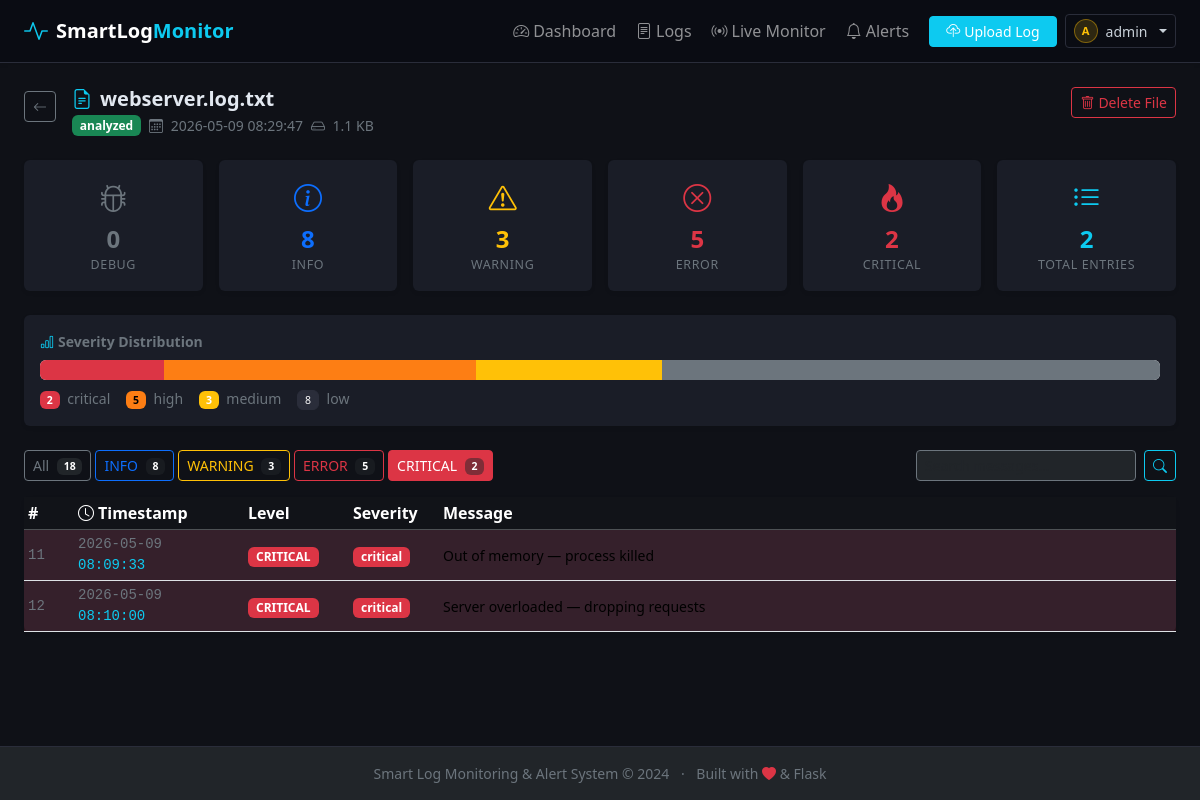
Screenshot of /logs/3/parsed?level=CRITICAL (signed in) with the database file from the repository.
### modules/models.py (models this page shows, shortened)
class User(db.Model):
    __tablename__ = "users"
    id            = db.Column(db.Integer,     primary_key=True)
    username      = db.Column(db.String(80),  nullable=False, unique=True, index=True)
    password_hash = db.Column(db.String(256), nullable=False)
    role          = db.Column(db.String(20),  nullable=False, default="viewer")
    is_active     = db.Column(db.Boolean,     nullable=False, default=True)
    created_at    = db.Column(db.DateTime,    default=datetime.utcnow)
    last_login_at = db.Column(db.DateTime,    nullable=True)
    @property
    def is_admin(self) -> bool:
        return self.role == "admin"

class LogFile(db.Model):
    __tablename__ = "log_files"
    id            = db.Column(db.Integer,     primary_key=True)
    filename      = db.Column(db.String(255), nullable=False)           # UUID-prefixed disk name
    original_name = db.Column(db.String(255), nullable=False)           # original filename
    file_size     = db.Column(db.Integer,     nullable=False)           # bytes
    uploaded_at   = db.Column(db.DateTime,    default=datetime.utcnow)
    status        = db.Column(db.String(50),  default="pending")        # pending|analyzed|error
    entries     = db.relationship("LogEntry",  backref="log_file", lazy=True, cascade="all, delete-orphan")
    parsed_logs = db.relationship("ParsedLog", backref="log_file", lazy=True, cascade="all, delete-orphan")

class ParsedLog(db.Model):
    __tablename__ = "parsed_logs"
    id          = db.Column(db.Integer,     primary_key=True)
    log_file_id = db.Column(db.Integer,     db.ForeignKey("log_files.id"), nullable=True)
    timestamp   = db.Column(db.DateTime,    nullable=False, index=True)
    level       = db.Column(db.String(20),  nullable=False, index=True)
    message     = db.Column(db.Text,        nullable=False)
    source_file = db.Column(db.String(255), nullable=False, index=True)
    severity    = db.Column(db.String(20),  nullable=False)
    created_at  = db.Column(db.DateTime,    default=datetime.utcnow)
    @classmethod
    def level_counts_for_file(cls, log_file_id: int) -> dict:
        from sqlalchemy import func
        rows = (
            db.session.query(cls.level, func.count(cls.id))
            .filter(cls.log_file_id == log_file_id)
            .group_by(cls.level)
            .all()
        )
        base = {"DEBUG": 0, "INFO": 0, "WARNING": 0, "ERROR": 0, "CRITICAL": 0}
        for level, count in rows:
            base[level] = count
        return base
    @classmethod
    def severity_counts_for_file(cls, log_file_id: int) -> dict:
        from sqlalchemy import func
        rows = (
            db.session.query(cls.severity, func.count(cls.id))
            .filter(cls.log_file_id == log_file_id)
            .group_by(cls.severity)
            .all()
        )
        return dict(rows)

### modules/routes.py (the view)
@main_bp.route("/logs/<int:file_id>/parsed")
@login_required
def parsed_results(file_id: int):
    log_file     = LogFile.query.get_or_404(file_id)
    page         = request.args.get("page", 1, type=int)
    level_filter = request.args.get("level", "").upper()
    search_query = request.args.get("q", "").strip()
    query = ParsedLog.query.filter_by(log_file_id=file_id)
    if level_filter:
        query = query.filter_by(level=level_filter)
    if search_query:
        query = query.filter(ParsedLog.message.ilike(f"%{search_query}%"))
    entries      = query.order_by(ParsedLog.timestamp).paginate(page=page, per_page=50)
    level_counts = ParsedLog.level_counts_for_file(file_id)
    sev_counts   = ParsedLog.severity_counts_for_file(file_id)
    return render_template(
        "parsed_results.html",
        log_file=log_file,
        entries=entries,
        level_counts=level_counts,
        sev_counts=sev_counts,
        level_filter=level_filter,
        search_query=search_query,
    )

### templates/parsed_results.html (shortened to what this page needs)
{% extends "base.html" %}
{% block content %}
<div class="d-flex justify-content-between align-items-start mb-4 flex-wrap gap-3">
  <div class="d-flex align-items-start gap-3">
    <a href="{{ url_for('main.logs') }}" class="btn btn-outline-secondary btn-sm mt-1">
      <i class="bi bi-arrow-left"></i>
    </a>
    <div>
      <h5 class="fw-bold mb-1">
        <i class="bi bi-file-earmark-text text-info me-2"></i>{{ log_file.original_name }}
      </h5>
      <div class="d-flex align-items-center gap-2 flex-wrap">
        <span class="badge
          {% if log_file.status == 'analyzed' %}bg-success
          {% elif log_file.status == 'error' %}bg-danger
          {% else %}bg-warning text-dark{% endif %}">
          {{ log_file.status }}
        </span>
        <span class="text-secondary small">
          <i class="bi bi-calendar3 me-1"></i>
          {{ log_file.uploaded_at.strftime('%Y-%m-%d %H:%M:%S') }}
        </span>
        <span class="text-secondary small">
          <i class="bi bi-hdd me-1"></i>
          {{ (log_file.file_size / 1024) | round(1) }} KB
        </span>
      </div>
    </div>
  </div>
  <form action="{{ url_for('main.delete_log', file_id=log_file.id) }}" method="POST"
        onsubmit="return confirm('Permanently delete this log file and all its entries?')">
    <button type="submit" class="btn btn-outline-danger btn-sm">
      <i class="bi bi-trash me-1"></i>Delete File
    </button>
  </form>
</div>
<div class="row g-3 mb-4">
  {% set level_config = [
    ('DEBUG',    'secondary', 'bug'),
    ('INFO',     'primary',   'info-circle'),
    ('WARNING',  'warning',   'exclamation-triangle'),
    ('ERROR',    'danger',    'x-circle'),
    ('CRITICAL', 'danger',    'fire'),
  ] %}
  {% for level, color, icon in level_config %}
  <div class="col-6 col-sm-4 col-lg-2">
    <div class="card stat-card border-0 shadow-sm h-100 text-center p-3
                {% if level_counts[level] > 0 and level in ('ERROR', 'CRITICAL') %}border-danger border-opacity-25{% endif %}">
      <i class="bi bi-{{ icon }} fs-3 text-{{ color }} mb-2
                {% if level == 'CRITICAL' and level_counts[level] > 0 %}blink{% endif %}"></i>
      <div class="stat-number text-{{ color }} fs-4">{{ level_counts[level] }}</div>
      <div class="stat-label">{{ level }}</div>
    </div>
  </div>
  {% endfor %}
  <div class="col-6 col-sm-4 col-lg-2">
    <div class="card stat-card border-0 shadow-sm h-100 text-center p-3">
      <i class="bi bi-list-ul fs-3 text-info mb-2"></i>
      <div class="stat-number text-info fs-4">{{ entries.total }}</div>
      <div class="stat-label">Total Entries</div>
    </div>
  </div>
</div>
{% if entries.total > 0 %}
<div class="card border-0 shadow-sm mb-4">
  <div class="card-body py-3">
    <p class="small text-secondary mb-2 fw-semibold">
      <i class="bi bi-bar-chart me-1 text-info"></i>Severity Distribution
    </p>
    <div class="progress" style="height: 20px; border-radius: 6px;" title="Severity breakdown">
      {% set total = entries.total %}
      {% if sev_counts.get('critical', 0) > 0 %}
        <div class="progress-bar bg-danger" role="progressbar"
             style="width: {{ (sev_counts.get('critical', 0) / total * 100) | round(1) }}%"
             title="Critical: {{ sev_counts.get('critical', 0) }}">
        </div>
      {% endif %}
      {% if sev_counts.get('high', 0) > 0 %}
        <div class="progress-bar" role="progressbar"
             style="width: {{ (sev_counts.get('high', 0) / total * 100) | round(1) }}%; background:#fd7e14"
             title="High: {{ sev_counts.get('high', 0) }}">
        </div>
      {% endif %}
      {% if sev_counts.get('medium', 0) > 0 %}
        <div class="progress-bar bg-warning" role="progressbar"
             style="width: {{ (sev_counts.get('medium', 0) / total * 100) | round(1) }}%"
             title="Medium: {{ sev_counts.get('medium', 0) }}">
        </div>
      {% endif %}
      {% if sev_counts.get('low', 0) > 0 %}
        <div class="progress-bar bg-secondary" role="progressbar"
             style="width: {{ (sev_counts.get('low', 0) / total * 100) | round(1) }}%"
             title="Low: {{ sev_counts.get('low', 0) }}">
        </div>
      {% endif %}
    </div>
    <div class="d-flex gap-3 mt-2 flex-wrap">
      {% for sev, color in [('critical','danger'), ('high','orange'), ('medium','warning'), ('low','secondary')] %}
        {% if sev_counts.get(sev, 0) > 0 %}
        <span class="small">
          <span class="badge bg-{{ color }}{% if color == 'orange' %}" style="background:#fd7e14!important{% endif %}">
            {{ sev_counts.get(sev, 0) }}
          </span>
          <span class="text-secondary ms-1">{{ sev }}</span>
        </span>
        {% endif %}
      {% endfor %}
    </div>
  </div>
</div>
{% endif %}
<div class="d-flex flex-wrap align-items-center gap-2 mb-3">
  <div class="d-flex flex-wrap gap-1">
    <a href="{{ url_for('main.parsed_results', file_id=log_file.id, q=search_query) }}"
       class="btn btn-sm {% if not level_filter %}btn-secondary{% else %}btn-outline-secondary{% endif %}">
      All <span class="badge bg-dark ms-1">{{ level_counts.values() | sum }}</span>
    </a>
    {% for level, color in [('DEBUG','secondary'), ('INFO','primary'), ('WARNING','warning'), ('ERROR','danger'), ('CRITICAL','danger')] %}
      {% if level_counts[level] > 0 %}
      <a href="{{ url_for('main.parsed_results', file_id=log_file.id, level=level, q=search_query) }}"
         class="btn btn-sm
           {% if level_filter == level %}btn-{{ color }}{% if color == 'warning' %} text-dark{% endif %}
           {% else %}btn-outline-{{ color }}{% endif %}">
        {{ level }}
        <span class="badge bg-dark bg-opacity-50 ms-1">{{ level_counts[level] }}</span>
      </a>
      {% endif %}
    {% endfor %}
  </div>
  <form method="GET" action="{{ url_for('main.parsed_results', file_id=log_file.id) }}"
        class="ms-auto d-flex gap-2" style="max-width:320px;">
    <input type="search" name="q" value="{{ search_query }}"
           class="form-control form-control-sm bg-dark text-white border-secondary"
           placeholder="Search messages…" />
    <button type="submit" class="btn btn-outline-info btn-sm">
      <i class="bi bi-search"></i>
    </button>
  </form>
</div>
{% if entries.items %}
<div class="card border-0 shadow-sm">
  <div class="card-body p-0">
    <div class="table-responsive">
      <table class="table table-hover table-sm align-middle mb-0">
        <thead class="table-dark">
          <tr>
            <th style="width:50px">#</th>
            <th style="width:170px">
              <i class="bi bi-clock me-1"></i>Timestamp
            </th>
            <th style="width:105px">Level</th>
            <th style="width:90px">Severity</th>
            <th>Message</th>
          </tr>
        </thead>
        <tbody>
          {% for entry in entries.items %}
          <tr class="log-row-{{ entry.level | lower }}">
            <td class="text-secondary small font-monospace">{{ entry.id }}</td>
            <td class="font-monospace small text-secondary text-nowrap">
              {{ entry.timestamp.strftime('%Y-%m-%d') }}<br/>
              <span class="text-info">{{ entry.timestamp.strftime('%H:%M:%S') }}</span>
            </td>
            <td>
              <span class="badge level-badge-{{ entry.level | lower }} px-2 py-1">
                {{ entry.level }}
              </span>
            </td>
            <td>
              <span class="badge
                {% if entry.severity == 'critical' %}bg-danger
                {% elif entry.severity == 'high' %}bg-high
                {% elif entry.severity == 'medium' %}bg-warning text-dark
                {% else %}bg-secondary{% endif %} px-2 py-1">
                {{ entry.severity }}
              </span>
            </td>
            <td class="text-break small">{{ entry.message }}</td>
          </tr>
          {% endfor %}
        </tbody>
      </table>
    </div>
  </div>
</div>
{% endif %}
{% endblock %}

### templates/base.html (shortened to what this page needs)
<!DOCTYPE html>
<html lang="en">
<head>
  <link href="https://cdn.jsdelivr.net/npm/bootstrap@5.3.3/dist/css/bootstrap.min.css" rel="stylesheet" />
  <link href="https://cdn.jsdelivr.net/npm/bootstrap-icons@1.11.3/font/bootstrap-icons.css" rel="stylesheet" />
  <link rel="stylesheet" href="{{ url_for('static', filename='css/style.css') }}" />
</head>
<body>
  <nav class="navbar navbar-expand-lg navbar-dark bg-dark shadow-sm sticky-top">
    <div class="container-fluid px-4">
      <a class="navbar-brand fw-bold d-flex align-items-center gap-2" href="{{ url_for('main.home') }}">
        <i class="bi bi-activity text-info fs-4"></i>
        <span>SmartLog<span class="text-info">Monitor</span></span>
      </a>
      <div class="collapse navbar-collapse" id="navbarMain">
        <ul class="navbar-nav ms-auto mb-2 mb-lg-0 align-items-lg-center gap-1">
          <li class="nav-item">
            <a class="nav-link {% if request.endpoint == 'main.dashboard' %}active{% endif %}"
               href="{{ url_for('main.dashboard') }}">
              <i class="bi bi-speedometer2 me-1"></i>Dashboard
            </a>
          </li>
          <li class="nav-item">
            <a class="nav-link {% if request.endpoint == 'main.logs' %}active{% endif %}"
               href="{{ url_for('main.logs') }}">
              <i class="bi bi-file-text me-1"></i>Logs
            </a>
          </li>
          <li class="nav-item">
            <a class="nav-link {% if request.endpoint == 'main.monitor' %}active{% endif %} position-relative"
               href="{{ url_for('main.monitor') }}">
              <i class="bi bi-broadcast me-1"></i>Live Monitor
            </a>
          </li>
          <li class="nav-item">
            <a class="nav-link {% if request.endpoint == 'main.alerts' %}active{% endif %} position-relative"
               href="{{ url_for('main.alerts') }}">
              <i class="bi bi-bell me-1"></i>Alerts
            </a>
          </li>
          <li class="nav-item ms-lg-2">
            <a class="btn btn-info btn-sm text-white px-3"
               href="{{ url_for('main.upload') }}">
              <i class="bi bi-cloud-upload me-1"></i>Upload Log
            </a>
          </li>
          {% if current_user %}
          <li class="nav-item dropdown ms-lg-1">
            <button class="btn btn-outline-secondary btn-sm dropdown-toggle d-flex align-items-center gap-2"
                    data-bs-toggle="dropdown" aria-expanded="false">
              <span class="user-avatar-sm
                {% if current_user.is_admin %}user-avatar-sm-admin{% endif %}">
                {{ current_user.username[0].upper() }}
              </span>
              <span class="d-none d-lg-inline">{{ current_user.username }}</span>
            </button>
          </li>
          {% else %}
          <li class="nav-item ms-lg-1">
            <a href="{{ url_for('auth.login') }}" class="btn btn-outline-info btn-sm">
              <i class="bi bi-box-arrow-in-right me-1"></i>Login
            </a>
          </li>
          {% endif %}
        </ul>
      </div>
    </div>
  </nav>
  <main class="container-fluid px-4 py-4">
    {% block content %}{% endblock %}
  </main>
  <footer class="footer mt-auto bg-dark text-secondary text-center py-3 small">
    <div class="container-fluid">
      <span>Smart Log Monitoring &amp; Alert System &copy; 2024</span>
      <span class="mx-2">·</span>
      <span>Built with <i class="bi bi-heart-fill text-danger"></i> &amp; Flask</span>
    </div>
  </footer>
</body>
</html>

### rows the page displays
User: username "A", username "admin"
LogFile: original_name "webserver.log.txt", status "analyzed", uploaded_at "2026-05-09 08:29:47", (log_file.file_size/1024)|round(1) "1.1"
ParsedLog: id "11", timestamp "2026-05-09", timestamp "08:09:33", level "CRITICAL", severity "critical", message "Out of memory — process killed"
ParsedLog: id "12", timestamp "2026-05-09", timestamp "08:10:00", level "CRITICAL", severity "critical", message "Server overloaded — dropping requests"

### other values shown
{{ level_counts[level] }} "0" "8" "3" "5" "2"
{{ level }} "DEBUG" "INFO" "WARNING" "ERROR" "CRITICAL"
{{ entries.total }} "2"
{{ sev_counts.get(sev, 0) }} "2" "5" "3" "8"
{{ sev }} "critical" "high" "medium" "low"
{{ level_counts.values() | sum }} "18"
{{ level }} "INFO" "WARNING" "ERROR" "CRITICAL"
{{ level_counts[level] }} "8" "3" "5" "2"
